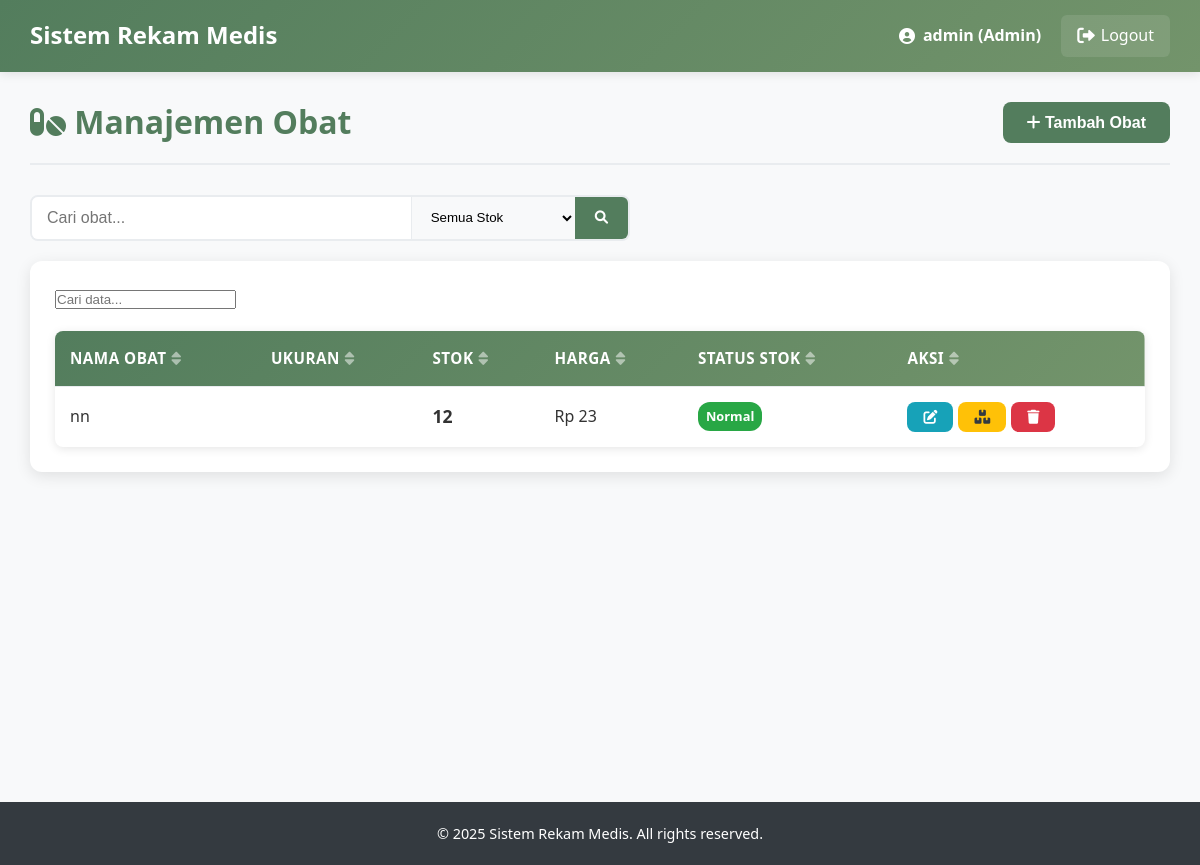
The page /medis_trysthan-main/Trys_Proj/admin/medicines.php (signed in) on the database its author committed.
### tables this page shows
CREATE TABLE `obat` (
  `id_obat` int(11) NOT NULL,
  `nm_obat` varchar(100) NOT NULL,
  `jml_obat` int(11) DEFAULT NULL,
  `ukuran` varchar(50) DEFAULT NULL,
  `harga` decimal(10,2) DEFAULT NULL,
  `created_at` timestamp NOT NULL DEFAULT current_timestamp(),
  `updated_at` timestamp NOT NULL DEFAULT current_timestamp() ON UPDATE current_timestamp(),
  `kemasan` varchar(100) DEFAULT NULL,
  `keterangan` text DEFAULT NULL,
  `stok` int(11) DEFAULT 0
);

### medis_trysthan-main/Trys_Proj/admin/medicines.php (the view, shortened to what this page needs)
<?php
include '../config/database.php';
$page_title = "Manajemen Obat";
$search = isset($_GET['search']) ? $_GET['search'] : '';
$search_condition = '';
$page = isset($_GET['page']) ? (int)$_GET['page'] : 1;
$limit = 15;
$offset = ($page - 1) * $limit;
$sql = "SELECT * FROM obat $search_condition ORDER BY nm_obat LIMIT $offset, $limit";
$result = $conn->query($sql);
?>
<!DOCTYPE html>
<html lang="en">
<head>
    <link rel="stylesheet" href="../css/style.css">
    <link rel="stylesheet" href="https://cdnjs.cloudflare.com/ajax/libs/font-awesome/6.0.0-beta3/css/all.min.css">
</head>
<body>
    <?php include '../includes/header.php'; ?>
    <div class="container">
        <div class="content">
            <div class="content-header">
                <h2><i class="fas fa-pills"></i> <?php echo $page_title; ?></h2>
                <button class="btn btn-primary" onclick="showAddModal()">
                    <i class="fas fa-plus"></i> Tambah Obat
                </button>
            </div>
            <div class="search-filter">
                <form method="GET" action="" class="search-form">
                    <div class="search-input">
                        <input type="text" name="search" placeholder="Cari obat..." value="<?php echo htmlspecialchars($search); ?>">
                        <select name="stock_filter" class="stock-filter">
                            <option value="">Semua Stok</option>
                        </select>
                        <button type="submit" class="search-button">
                            <i class="fas fa-search"></i>
                        </button>
                    </div>
                </form>
            </div>
            <div class="card">
                <div class="card-body">
                    <table class="data-table">
                        <thead>
                            <tr>
                                <th>Nama Obat</th>
                                <th>Ukuran</th>
                                <th>Stok</th>
                                <th>Harga</th>
                                <th>Status Stok</th>
                                <th>Aksi</th>
                            </tr>
                        </thead>
                        <tbody>
                            <?php if ($result->num_rows > 0): ?>
                                <?php while ($row = $result->fetch_assoc()): ?>
                                <tr>
                                    <td><?php echo $row['nm_obat']; ?></td>
                                    <td><?php echo $row['ukuran']; ?></td>
                                    <td>
                                        <span class="stock-quantity"><?php echo $row['jml_obat']; ?></span>
                                    </td>
                                    <td>Rp <?php echo number_format($row['harga'], 0, ',', '.'); ?></td>
                                    <td>
                                        <?php if ($row['jml_obat'] == 0): ?>
                                        <span class="badge badge-danger">Habis</span>
                                        <?php elseif ($row['jml_obat'] < 10): ?>
                                        <span class="badge badge-warning">Rendah</span>
                                        <?php else: ?>
                                        <span class="badge badge-success">Normal</span>
                                        <?php endif; ?>
                                    </td>
                                    <td>
                                        <div class="action-buttons">
                                            <button class="btn btn-sm btn-info" onclick="showEditModal(<?php echo $row['id_obat']; ?>, '<?php echo addslashes($row['nm_obat']); ?>', <?php echo $row['jml_obat']; ?>, '<?php echo addslashes($row['ukuran']); ?>', <?php echo $row['harga']; ?>)">
                                                <i class="fas fa-edit"></i>
                                            </button>
                                            <button class="btn btn-sm btn-warning" onclick="showStockModal(<?php echo $row['id_obat']; ?>, '<?php echo addslashes($row['nm_obat']); ?>', <?php echo $row['jml_obat']; ?>)">
                                                <i class="fas fa-boxes"></i>
                                            </button>
                                            <button class="btn btn-sm btn-danger" onclick="confirmDelete(<?php echo $row['id_obat']; ?>, '<?php echo addslashes($row['nm_obat']); ?>')">
                                                <i class="fas fa-trash"></i>
                                            </button>
                                        </div>
                                    </td>
                                </tr>
                                <?php endwhile; ?>
                            <?php else: ?>
                                <tr>
                                    <td colspan="6" class="text-center">Tidak ada data obat.</td>
                                </tr>
                            <?php endif; ?>
                        </tbody>
                    </table>
                </div>
            </div>
        </div>
    </div>
    <?php include '../includes/footer.php'; ?>
</body>
</html>

### medis_trysthan-main/Trys_Proj/css/style.css (style rules this page uses)
* { margin: 0; padding: 0; box-sizing: border-box; }
body { font-family: "Segoe UI", Tahoma, Geneva, Verdana, sans-serif; line-height: 1.6; color: #333; background-color: #f8f9fa; }
:root { --primary-color: #537d5d; --primary-dark: #3e5e45; --primary-light: #6a9975; --secondary-color: #73946b; --secondary-dark: #5a7553; --secondary-light: #8bac83; --accent-color: #9ebc8a; --accent-dark: #85a371; --accent-light: #b7d5a3; --light-color: #d2d0a0; --light-dark: #b9b787; --light-light: #ebe9b9; --white: #ffffff; --off-white: #f9f9f9; --gray-light: #f8f9fa; --gray-medium: #6c757d; --gray-dark: #343a40; --success: #28a745; --success-dark: #1e7e34; --danger: #dc3545; --danger-dark: #bd2130; --warning: #ffc107; --warning-dark: #d39e00; --info: #17a2b8; --info-dark: #117a8b; }
h1, h2, h3, h4, h5, h6 { font-weight: 700; line-height: 1.2; margin-bottom: 0.5em; color: var(--gray-dark); }
h2 { font-size: 2rem; }
.btn { display: inline-block; padding: 12px 24px; border: none; border-radius: 8px; font-size: 1rem; font-weight: 600; text-decoration: none; text-align: center; cursor: pointer; transition: all 0.3s ease; line-height: 1; position: relative; overflow: hidden; }
.btn::after { content: ""; position: absolute; top: 50%; left: 50%; width: 5px; height: 5px; background: rgba(255, 255, 255, 0.5); opacity: 0; border-radius: 100%; transform: scale(1, 1) translate(-50%); transform-origin: 50% 50%; }
.btn-primary { background-color: var(--primary-color); color: var(--white); }
.btn-info { background-color: var(--info); color: var(--white); }
.btn-danger { background-color: var(--danger); color: var(--white); }
.btn-warning { background-color: var(--warning); color: var(--gray-dark); }
.btn-sm { padding: 8px 16px; font-size: 0.875rem; }
.container { display: flex; min-height: calc(100vh - 70px); }
.content { flex: 1; padding: 30px; background-color: var(--gray-light); min-height: calc(100vh - 70px); }
.content-header { display: flex; justify-content: space-between; align-items: center; margin-bottom: 30px; padding-bottom: 20px; border-bottom: 2px solid #e9ecef; }
.content-header h2 { color: var(--primary-color); font-size: 2rem; font-weight: 700; margin: 0; }
.card { background: var(--white); border-radius: 12px; box-shadow: 0 4px 15px rgba(0, 0, 0, 0.1); margin-bottom: 30px; overflow: hidden; transition: transform 0.3s ease, box-shadow 0.3s ease; }
.card-body { padding: 25px; }
.data-table { width: 100%; border-collapse: collapse; background: var(--white); border-radius: 8px; overflow: hidden; box-shadow: 0 2px 10px rgba(0, 0, 0, 0.1); }
.data-table thead { background: linear-gradient(135deg, var(--primary-color), var(--secondary-color)); color: var(--white); }
.data-table th, .data-table td { padding: 15px; text-align: left; border-bottom: 1px solid #e9ecef; }
.data-table th { font-weight: 600; font-size: 0.95rem; text-transform: uppercase; letter-spacing: 0.5px; }
.data-table tbody tr { transition: background-color 0.3s ease; }
.data-table tbody tr:last-child td { border-bottom: none; }
.badge { display: inline-block; padding: 5px 10px; border-radius: 20px; font-size: 0.8rem; font-weight: 600; text-align: center; }
.badge-success { background-color: rgba(40, 167, 69, 0.1); color: var(--success); }

### medis_trysthan-main/Trys_Proj/admin/medicines.php (style rules this page uses)
.search-filter { display: flex; justify-content: space-between; align-items: center; margin-bottom: 20px; }
.search-form { flex: 1; max-width: 600px; }
.search-input { display: flex; border: 2px solid #e9ecef; border-radius: 8px; overflow: hidden; }
.search-input input { flex: 1; padding: 12px 15px; border: none; outline: none; font-size: 1rem; }
.stock-filter { padding: 12px 15px; border: none; outline: none; background-color: #f8f9fa; border-left: 1px solid #e9ecef; }
.search-button { background-color: #537D5D; color: white; border: none; padding: 0 20px; cursor: pointer; transition: background-color 0.3s; }
.badge { padding: 4px 8px; border-radius: 12px; font-size: 0.8rem; font-weight: 600; }
.badge-success { background-color: #28a745; color: white; }
.stock-quantity { font-weight: 600; font-size: 1.1rem; }
.action-buttons { display: flex; gap: 5px; }

### rows shown on the page
obat: nm_obat "nn", jml_obat "12", harga "23", shows "Normal"

### other values the page prints
$_SESSION['username'] "admin"
$_SESSION['role'] "Admin"
$page_title "Manajemen Obat"
